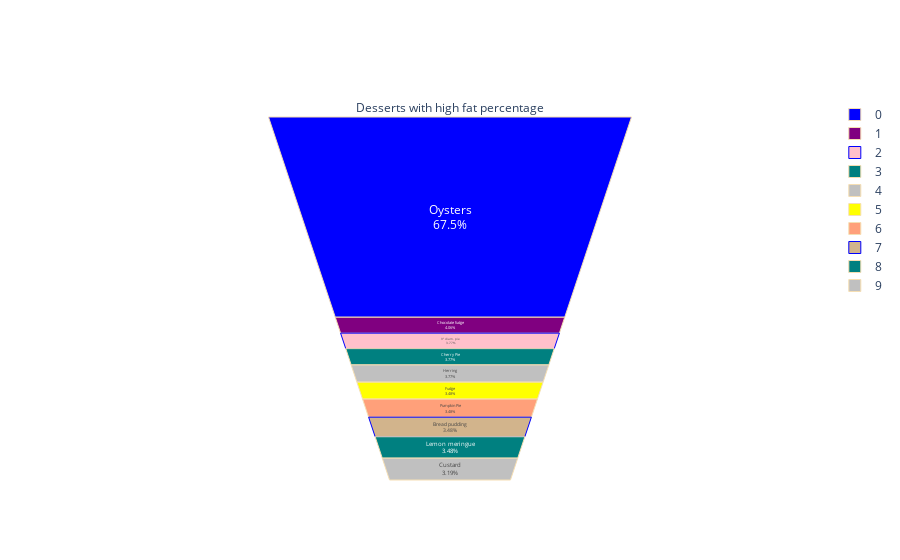

The notebook cell this image was saved under:
### Markdown cell above
So, pudding has the most amount of calories followed by chocolate fudge.

### Code cell
drinks_fatty=drinks.sort_values(by='Fat', ascending= False)
drinks_fatty=drinks_fatty.head(10)

fig = go.Figure(go.Funnelarea(values=drinks_fatty['Fat'].values, text=drinks_fatty['Food'],
                              title = { "text": "Desserts with high fat percentage"},
               marker = {"colors": ["blue", "purple", "pink", "teal", "silver","yellow", "lightsalmon", "tan", "teal", "silver"],
                "line": {"color": ["wheat", "wheat", "blue", "wheat", "wheat","wheat", "wheat", "blue", "wheat", "wheat"]}}))
fig.show()

### Figure 1 — Plotly figure (JSON) as saved in the notebook; plotly's stock layout.template omitted (floating-point values rounded to 4 significant figures)
{"data": [{"marker": {"colors": ["blue", "purple", "pink", "teal", "silver", "yellow", "lightsalmon", "tan", "teal", "silver"], "line": {"color": ["wheat", "wheat", "blue", "wheat", "wheat", "wheat", "wheat", "blue", "wheat", "wheat"]}}, "text": ["Oysters", "Chocolate fudge", "9\" diam. pie", "Cherry Pie", "Herring", "Fudge", "Pumpkin Pie", "Bread pudding", "Lemon meringue", "Custard"], "title": {"text": "Desserts with high fat percentage"}, "type": "funnelarea", "values": [233, 14, 13, 13, 13, 12, 12, 12, 12, 11]}], "layout": {}}
